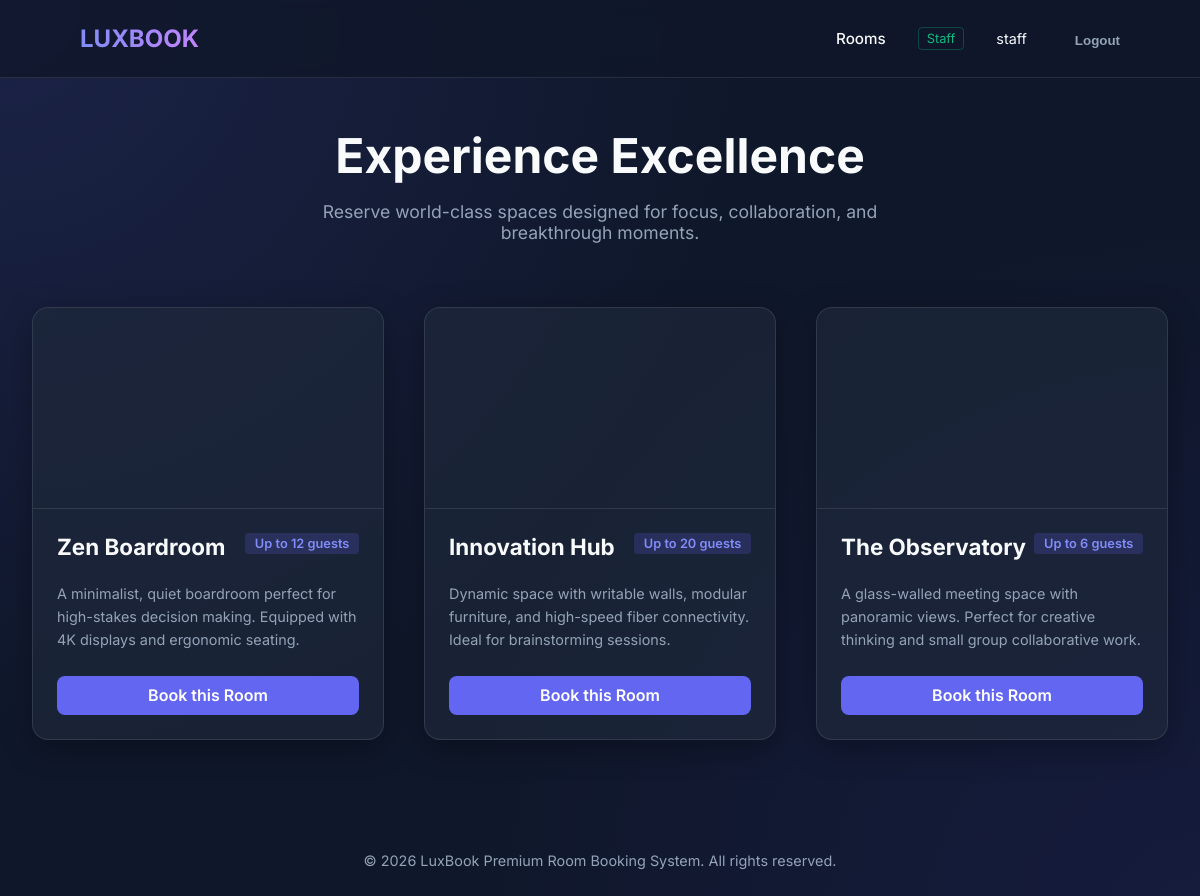
Screenshot of / (signed in) with the database file from the repository.
### bookings/models.py (models this page shows, shortened)
class Room(models.Model):
    name = models.CharField(max_length=100)
    capacity = models.IntegerField()
    description = models.TextField()
    image_url = models.URLField(blank=True, null=True) # For premium look, we'll use generated images

### bookings/views.py (the view)
# urls.py: path('', views.index, name='index'),
def index(request):
    rooms = Room.objects.all()
    return render(request, 'bookings/index.html', {'rooms': rooms})

### bookings/templates/bookings/index.html
{% extends 'bookings/base.html' %}
{% block content %}
<header style="margin-bottom: 4rem; text-align: center;">
    <h1 style="font-size: 3rem; margin-bottom: 1rem;">Experience Excellence</h1>
    <p style="color: var(--text-muted); font-size: 1.1rem; max-width: 600px; margin: 0 auto;">
        Reserve world-class spaces designed for focus, collaboration, and breakthrough moments.
    </p>
</header>
<div style="display: grid; grid-template-columns: repeat(auto-fill, minmax(350px, 1fr)); gap: 2.5rem;">
    {% for room in rooms %}
    <div class="glass-card" style="padding: 0; overflow: hidden; display: flex; flex-direction: column;">
        <div
            style="height: 200px; background-image: url('{{ room.image_url }}'); background-size: cover; background-position: center; border-bottom: 1px solid var(--glass-border);">
        </div>
        <div style="padding: 1.5rem; flex-grow: 1; display: flex; flex-direction: column;">
            <div style="display: flex; justify-content: space-between; align-items: flex-start; margin-bottom: 0.5rem;">
                <h2 style="margin: 0; font-size: 1.4rem;">{{ room.name }}</h2>
                <span
                    style="background: rgba(99, 102, 241, 0.2); color: #818cf8; padding: 0.2rem 0.6rem; border-radius: 4px; font-size: 0.8rem; font-weight: 600;">
                    Up to {{ room.capacity }} guests
                </span>
            </div>
            <p style="color: var(--text-muted); font-size: 0.9rem; margin-bottom: 1.5rem; line-height: 1.6;">
                {{ room.description }}
            </p>
            <div style="margin-top: auto;">
                <a href="{% url 'book_room' room.id %}" class="btn btn-primary"
                    style="width: 100%; text-align: center; box-sizing: border-box;">Book this Room</a>
            </div>
        </div>
    </div>
    {% empty %}
    <p>No rooms available at the moment.</p>
    {% endfor %}
</div>
{% endblock %}

### bookings/templates/bookings/base.html (shortened to what this page needs)
<!DOCTYPE html>
<html lang="en">
<head>
</head>
<body>
    <nav>
        <a href="/" class="logo">LUXBOOK</a>
        <div class="nav-links">
            <a href="/">Rooms</a>
            {% if user.is_authenticated %}
            {% if user.is_superuser or user.groups.all.0.name == 'Admin' %}
            <a href="{% url 'admin_dashboard' %}">Dashboard</a>
            <span
                style="color: #818cf8; font-size: 0.8rem; border: 1px solid rgba(129, 140, 248, 0.3); padding: 0.2rem 0.5rem; border-radius: 4px;">Admin</span>
            {% elif user.groups.all.0.name == 'Staff' %}
            <span
                style="color: #10b981; font-size: 0.8rem; border: 1px solid rgba(16, 185, 129, 0.3); padding: 0.2rem 0.5rem; border-radius: 4px;">Staff</span>
            {% endif %}
            <span style="font-size: 0.9rem;">{{ user.username }}</span>
            <form action="{% url 'logout' %}" method="post" style="display: inline;">
                <button type="submit" class="btn"
                    style="background: transparent; color: var(--text-muted); padding: 0; margin-left: 1rem;">Logout</button>
            </form>
            {% else %}
            <a href="{% url 'login' %}" class="btn btn-primary">Sign In</a>
            {% endif %}
        </div>
    </nav>
    <div class="container animate-fade-in">
        {% block content %}
        {% endblock %}
    </div>
    <footer>
        &copy; 2026 LuxBook Premium Room Booking System. All rights reserved.
    </footer>
</body>
</html>

### bookings/templates/bookings/base.html (style rules this page uses)
:root { --primary: #6366f1; --primary-hover: #4f46e5; --bg-dark: #0f172a; --card-bg: rgba(30, 41, 59, 0.7); --glass-border: rgba(255, 255, 255, 0.1); --text-main: #f8fafc; --text-muted: #94a3b8; }
body { margin: 0; font-family: 'Inter', sans-serif; background-color: var(--bg-dark); color: var(--text-main); min-height: 100vh; background-image: radial-gradient(circle at 0% 0%, rgba(99, 102, 241, 0.15) 0%, transparent 50%), radial-gradient(circle at 100% 100%, rgba(79, 70, 229, 0.1) 0%, transparent 50%); background-attachment: fixed; }
nav { display: flex; justify-content: space-between; align-items: center; padding: 1.5rem 5rem; background: rgba(15, 23, 42, 0.8); backdrop-filter: blur(10px); border-bottom: 1px solid var(--glass-border); position: sticky; top: 0; z-index: 100; }
.logo { font-size: 1.5rem; font-weight: 700; background: linear-gradient(to right, #818cf8, #c084fc); -webkit-background-clip: text; background-clip: text; -webkit-text-fill-color: transparent; text-decoration: none; }
.nav-links { display: flex; gap: 2rem; align-items: center; }
.nav-links a { color: var(--text-main); text-decoration: none; font-size: 0.95rem; font-weight: 500; transition: color 0.3s ease; }
.btn { padding: 0.6rem 1.2rem; border-radius: 8px; font-weight: 600; cursor: pointer; transition: all 0.3s ease; text-decoration: none; display: inline-block; border: none; }
.btn-primary { background-color: var(--primary); color: white; }
.container { max-width: 1200px; margin: 3rem auto; padding: 0 2rem; }
.glass-card { background: var(--card-bg); backdrop-filter: blur(12px); border: 1px solid var(--glass-border); border-radius: 16px; padding: 2rem; box-shadow: 0 8px 32px rgba(0, 0, 0, 0.3); }
footer { text-align: center; padding: 4rem 2rem; color: var(--text-muted); font-size: 0.9rem; }
.animate-fade-in { animation: fadeIn 0.8s ease forwards; }

### rows the page displays
Room: name "Zen Boardroom", capacity "12", description "A minimalist, quiet boardroom perfect for high-stakes decision making. Equipped with 4K displays and ergonomic seating."
Room: name "Innovation Hub", capacity "20", description "Dynamic space with writable walls, modular furniture, and high-speed fiber connectivity. Ideal for brainstorming sessions."
Room: name "The Observatory", capacity "6", description "A glass-walled meeting space with panoramic views. Perfect for creative thinking and small group collaborative work."

### other values shown
{{ user.username }} "staff"
